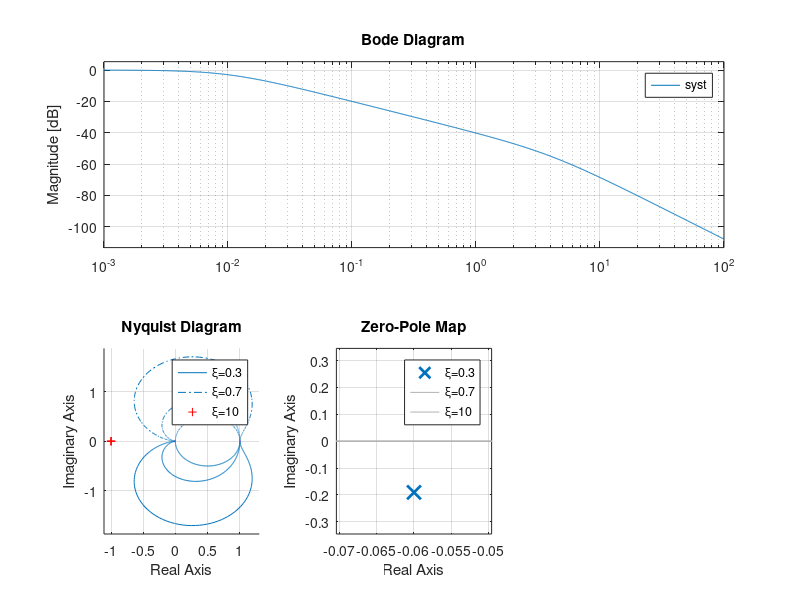
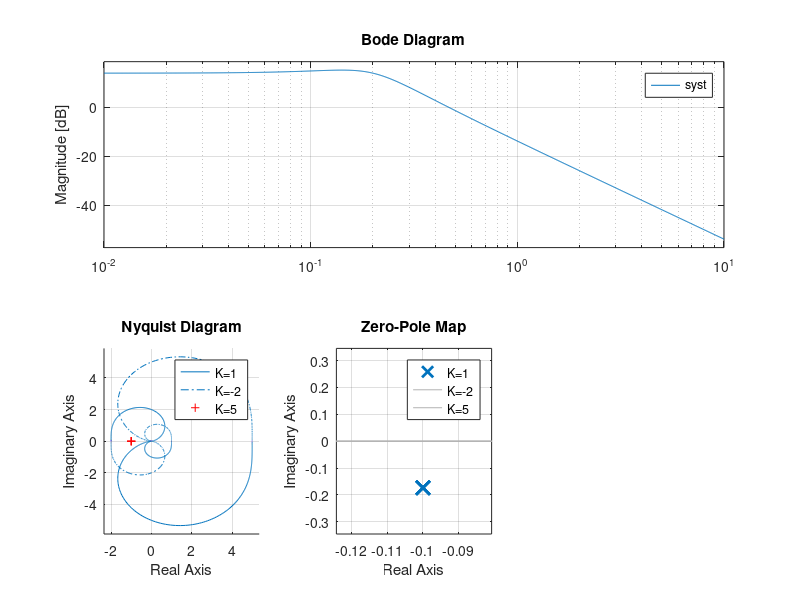
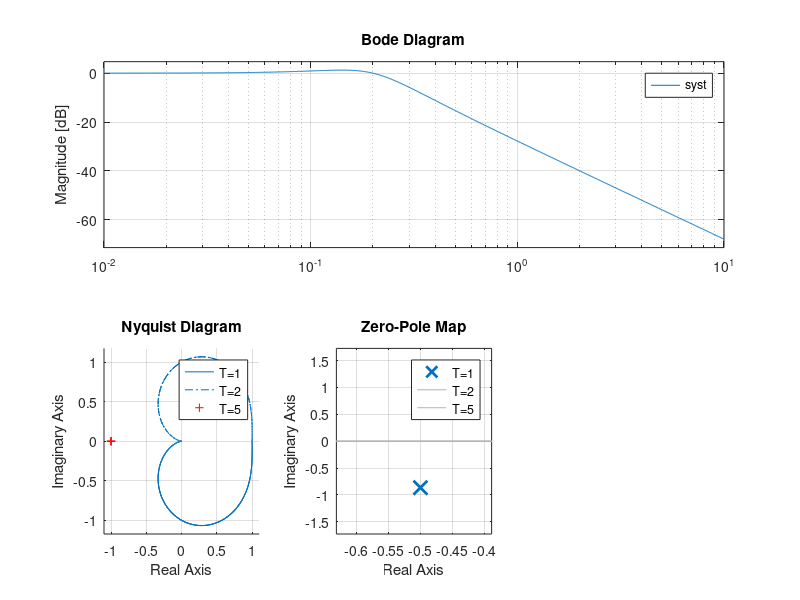

Write MATLAB code to recreate these figures, in order.
clear; clc; close all; 

t = 0:0.01:20; % time vector 
%% ------------------- Varying xi values ---------------------------
% Parameters 
K = 1;
T = 5;
xi_values = [0.3 0.7 10]; % xi instead of  ξ

figure('Name', 'Varying ξ', 'NumberTitle', 'off');

% Impulse response
subplot(2,3,1);
hold on;
for xi = xi_values
    num = K;
    denom = [T^2 2*xi*T 1];
    syst = tf(num, denom);
    impulse(syst, t);
end
title('Impulse Response');
xlabel('Time(s)');
ylabel('Amplitude');
legend('\xi=0.3', '\xi=0.7', '\xi=10');


% Step response
subplot(2,3,2); 
hold on; 
grid on;
for xi = xi_values
    num = K;
    denom = [T^2 2*xi*T 1];
    syst = tf(num, denom);
    step(syst, t);
end
title('Step Response');
xlabel('Time (s)'); 
ylabel('Amplitude');
legend('\xi=0.3','\xi=0.7','\xi=10');


% Bode plot 
subplot(2,3,3); 
hold on; 
grid on;
for xi = xi_values
    num = K;
    denom = [T^2 2*xi*T 1];
    syst = tf(num, denom);
    bode(syst);
end
title('Bode Plot');
legend('\xi=0.3', '\xi=0.7', '\xi=10');


% Nyquist plot
subplot(2,3,4); 
hold on; 
grid on;
for xi = xi_values
    num = K;
    denom  = [T^2 2*xi*T 1];
    syst = tf(num, denom);
    nyquist(syst);
end
title('Nyquist Diagram');
legend('\xi=0.3', '\xi=0.7', '\xi=10');


% zero-pole 
subplot(2,3,5); 
hold on; 
grid on;
for xi = xi_values
    num = K;
    denom = [T^2 2*xi*T 1];
    syst = tf(num, denom);
    pzmap(syst);
end
title('Zero-Pole Map');
legend('\xi=0.3', '\xi=0.7', '\xi=10');


%% ------------------- Varying K ----------------------
T = 5;
xi = 0.5;
K_values = [1 -2 5];

figure('Name','Varying K','NumberTitle','off');

% Impulse response
subplot(2,3,1);
hold on;
grid on;
for K = K_values
    num = K;
    denom = [T^2 2*xi*T 1];
    syst = tf(num, denom);
    impulse(syst, t);
end
title('Impulse Response');
xlabel('Time(s)');
ylabel('Amplitude');
legend('K=1','K=-2','K=5');


% Step response
subplot(2,3,2);
hold on;
grid on;
for K = K_values
    num = K;
    denom = [T^2 2*xi*T 1];
    syst = tf(num, denom);
    step(syst, t);
end
title('Step Response');
xlabel('Time(s)');
ylabel('Amplitude');
legend('K=1','K=-2','K=5');


% Bode plot 
subplot(2,3,3);
hold on;
grid on;
for K = K_values
    num = K;
    denom = [T^2 2*xi*T 1];
    syst = tf(num, denom);
    bode(syst);
end
title('Bode Plot');
legend('K=1','K=-2','K=5');



% Nyquist Diagram
subplot(2,3,4);
hold on;
grid on;
for K = K_values
    num = K;
    denom = [T^2 2*xi*T 1];
    syst = tf(num, denom);
    nyquist(syst);
end
title('Nyquist Diagram');
legend('K=1','K=-2','K=5');



% Zero - Pole diagram
subplot(2,3,5);
hold on;
grid on;
for K = K_values
    num = K;
    denom = [T^2 2*xi*T 1];
    syst = tf(num, denom);
    pzmap(syst);
end
title('Zero-Pole Map');
legend('K=1','K=-2','K=5');


%% ------------------- Varying T ---------------------
K = 1;
xi = 0.5;
T_values = [1 2 5];

figure('Name','Varying T','NumberTitle','off');

% Impulse Response
subplot(2,3,1);
hold on;
grid on;
for T = T_values
    num = K;
    denom = [T^2 2*xi*T 1];
    syst = tf(num, denom);
    impulse(syst, t);
end
title('Impulse Response');
xlabel('Time(s)');
ylabel('Amplitude');
legend('T=1','T=2','T=5');


% Step Response
subplot(2,3,2);
hold on;
grid on;
for T = T_values
    num = K;
    denom = [T^2 2*xi*T 1];
    syst = tf(num, denom);
    step(syst, t);
end
title('Step Response');
xlabel('Time(s)');
ylabel('Amplitude');
legend('T=1','T=2','T=5');


% Bode plot
subplot(2,3,3);
hold on;
grid on;
for T = T_values
    num = K;
    denom = [T^2 2*xi*T 1];
    syst = tf(num, denom);
    bode(syst);
end
title('Bode Plot');
legend('T=1','T=2','T=5');


% Nyquist Diagram
subplot(2,3,4);
hold on;
grid on;
for T = T_values
    num = K;
    denom = [T^2 2*xi*T 1];
    syst = tf(num, denom);
    nyquist(syst);
end
title('Nyquist Diagram');
legend('T=1','T=2','T=5');


% Zero - Pole diagram
subplot(2,3,5);
hold on;
grid on;
for T = T_values
    num = K;
    denom = [T^2 2*xi*T 1];
    syst = tf(num, denom);
    pzmap(syst);
end
title('Zero-Pole Map');
legend('T=1','T=2','T=5');